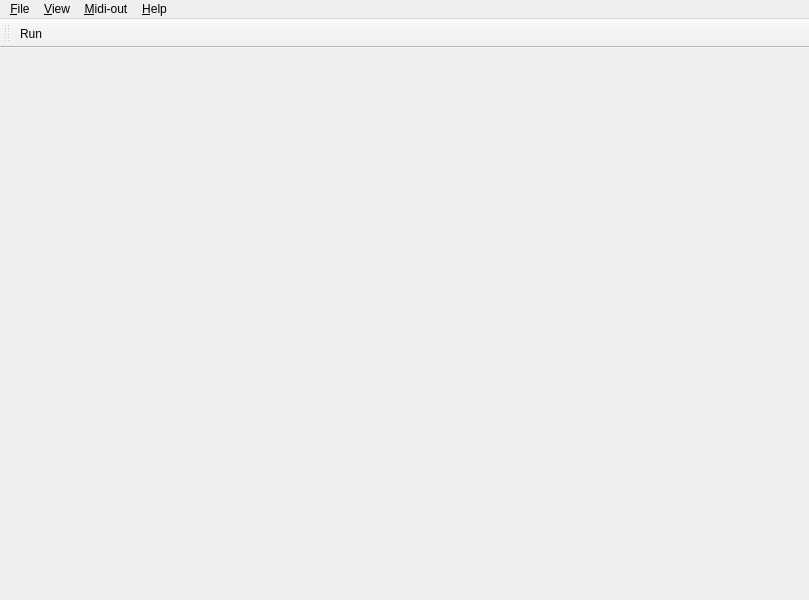
<ui version="4.0" >
 <class>MainWindowBase</class>
 <widget class="QMainWindow" name="MainWindowBase" >
  <property name="geometry" >
   <rect>
    <x>0</x>
    <y>0</y>
    <width>809</width>
    <height>600</height>
   </rect>
  </property>
  <property name="minimumSize" >
   <size>
    <width>150</width>
    <height>150</height>
   </size>
  </property>
  <property name="windowTitle" >
   <string>Midi-Me</string>
  </property>
  <property name="dockOptions" >
   <set>QMainWindow::AllowTabbedDocks|QMainWindow::AnimatedDocks|QMainWindow::VerticalTabs</set>
  </property>
  <widget class="QWidget" name="centralwidget" >
   <property name="geometry" >
    <rect>
     <x>0</x>
     <y>45</y>
     <width>809</width>
     <height>555</height>
    </rect>
   </property>
   <layout class="QGridLayout" name="gridLayout_5" />
  </widget>
  <widget class="QMenuBar" name="menubar" >
   <property name="geometry" >
    <rect>
     <x>0</x>
     <y>0</y>
     <width>809</width>
     <height>21</height>
    </rect>
   </property>
   <widget class="QMenu" name="menu_File" >
    <property name="title" >
     <string>&amp;File</string>
    </property>
    <widget class="QMenu" name="menuRecent_Files" >
     <property name="title" >
      <string>Recent Files</string>
     </property>
    </widget>
    <addaction name="action_New" />
    <addaction name="action_Open" />
    <addaction name="menuRecent_Files" />
    <addaction name="separator" />
    <addaction name="action_Save" />
    <addaction name="action_Save_As" />
    <addaction name="separator" />
    <addaction name="action_Quit" />
   </widget>
   <widget class="QMenu" name="menuHelp" >
    <property name="title" >
     <string>&amp;Help</string>
    </property>
    <addaction name="action_About" />
    <addaction name="actionAbout_Qt" />
   </widget>
   <widget class="QMenu" name="menuView" >
    <property name="title" >
     <string>&amp;View</string>
    </property>
    <widget class="QMenu" name="menuInputDevice" >
     <property name="title" >
      <string>InputDevice</string>
     </property>
    </widget>
    <addaction name="menuInputDevice" />
   </widget>
   <widget class="QMenu" name="menuMidiOut" >
    <property name="title" >
     <string>&amp;Midi-out</string>
    </property>
   </widget>
   <addaction name="menu_File" />
   <addaction name="menuView" />
   <addaction name="menuMidiOut" />
   <addaction name="menuHelp" />
  </widget>
  <widget class="QToolBar" name="toolBar" >
   <property name="geometry" >
    <rect>
     <x>0</x>
     <y>21</y>
     <width>809</width>
     <height>24</height>
    </rect>
   </property>
   <property name="windowTitle" >
    <string>toolBar</string>
   </property>
   <attribute name="toolBarArea" >
    <enum>TopToolBarArea</enum>
   </attribute>
   <attribute name="toolBarBreak" >
    <bool>false</bool>
   </attribute>
   <addaction name="actionRun" />
  </widget>
  <action name="action_New" >
   <property name="text" >
    <string>&amp;New</string>
   </property>
  </action>
  <action name="action_Open" >
   <property name="text" >
    <string>&amp;Open...</string>
   </property>
  </action>
  <action name="action_Save" >
   <property name="text" >
    <string>&amp;Save</string>
   </property>
  </action>
  <action name="action_Save_As" >
   <property name="text" >
    <string>Save &amp;As...</string>
   </property>
  </action>
  <action name="action_Quit" >
   <property name="text" >
    <string>&amp;Quit</string>
   </property>
   <property name="menuRole" >
    <enum>QAction::QuitRole</enum>
   </property>
  </action>
  <action name="action_About" >
   <property name="text" >
    <string>&amp;About...</string>
   </property>
   <property name="menuRole" >
    <enum>QAction::AboutRole</enum>
   </property>
  </action>
  <action name="actionAbout_Qt" >
   <property name="text" >
    <string>About &amp;Qt...</string>
   </property>
   <property name="menuRole" >
    <enum>QAction::AboutQtRole</enum>
   </property>
  </action>
  <action name="actionRun" >
   <property name="checkable" >
    <bool>true</bool>
   </property>
   <property name="text" >
    <string>Run</string>
   </property>
   <property name="toolTip" >
    <string>Run the OIS to midi converter</string>
   </property>
   <property name="shortcut" >
    <string>Space</string>
   </property>
  </action>
  <action name="actionLkjsd" >
   <property name="text" >
    <string>lkjsd</string>
   </property>
  </action>
 </widget>
 <resources/>
 <connections>
  <connection>
   <sender>action_Quit</sender>
   <signal>triggered()</signal>
   <receiver>MainWindowBase</receiver>
   <slot>close()</slot>
   <hints>
    <hint type="sourcelabel" >
     <x>-1</x>
     <y>-1</y>
    </hint>
    <hint type="destinationlabel" >
     <x>399</x>
     <y>299</y>
    </hint>
   </hints>
  </connection>
 </connections>
</ui>
